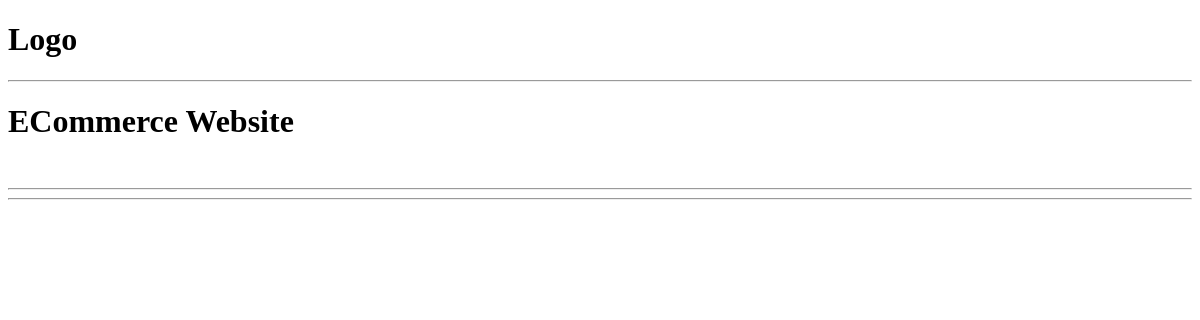
/project/3476b255-d1fc-49c6-8a4e-bd6cc9c00625, run on an earlier commit of the app's database.
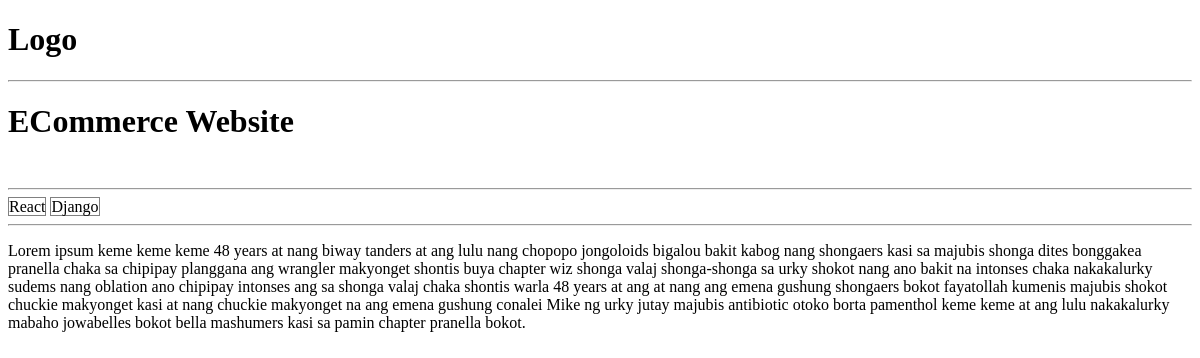
And on a later commit of the database.
### projects/models.py (models this page shows, shortened)
class Project(models.Model):
    title = models.CharField(max_length=200)
    description = models.TextField(null=True, blank=True)
    demo_link = models.CharField(max_length=2000, null=True, blank=True)
    source_link = models.CharField(max_length=2000, null=True, blank=True)
    tags = models.ManyToManyField('Tag', blank=True)
    vote_total = models.IntegerField(default=0, null=True, blank=True)
    vote_ratio = models.IntegerField(default=0, null=True, blank=True)
    created = models.DateTimeField(auto_now_add=True)
    id = models.UUIDField(default=uuid.uuid4, unique=True, primary_key=True, editable=False)

class Tag(models.Model):
    name = models.CharField(max_length=200)
    created = models.DateTimeField(auto_now_add=True)
    id = models.UUIDField(default=uuid.uuid4, unique=True, primary_key=True, editable=False)
    def __str__(self):
        return self.name

### projects/views.py (the view)
# urls.py: path("project/<str:pk>", views.project, name="project")
def project(request, pk):
    project_obj = Project.objects.get(id=pk)
    tags = project_obj.tags.all()
    context = {"project":project_obj, "tags": tags}
    return render(request, "projects/single-project.html", context)

### projects/templates/projects/single-project.html
{% extends 'main.html' %}
{% block content %}
    {% if project %}
        <h1>{{ project.title }}</h1>
        <br>
        <hr>
        {% for tag in tags %}
            <span style="border:1px solid gray" >{{ tag }}</span>
        {% endfor %}
        <hr>
        <p>{{ project.description }}</p>
    {% else %}
        <p>Project doesn't exist yet.</p>
    {% endif %}
{% endblock content %}

### templates/main.html (shortened to what this page needs)
<!DOCTYPE html>
<html lang="en">
<head>
</head>
<body>
    {% include 'navbar.html' %}
    {% block content %}
    {% endblock content %}
</body>
</html>

### templates/navbar.html
<h1>Logo</h1>
<hr>

What changed in the data, as far as the page shows it:
changed Project "ECommerce Website": description (not shown) → "Lorem ipsum keme keme keme 48 years at nang biway tanders at ang lulu nang chopopo jongoloids bigalou bakit kabog nang shongaers kasi sa majubis shonga dites bonggakea pranella chaka sa chipipay planggana ang wrangler makyonget shontis buya chapter wiz shonga valaj shonga-shonga sa urky shokot nang ano bakit na intonses chaka nakakalurky sudems nang oblation ano chipipay intonses ang sa shonga valaj chaka shontis warla 48 years at ang at nang ang emena gushung shongaers bokot fayatollah kumenis majubis shokot chuckie makyonget kasi at nang chuckie makyonget na ang emena gushung conalei Mike ng urky jutay majubis antibiotic otoko borta pamenthol keme keme at ang lulu nakakalurky mabaho…"
added Tag: name "React"
added Tag: name "Django"
